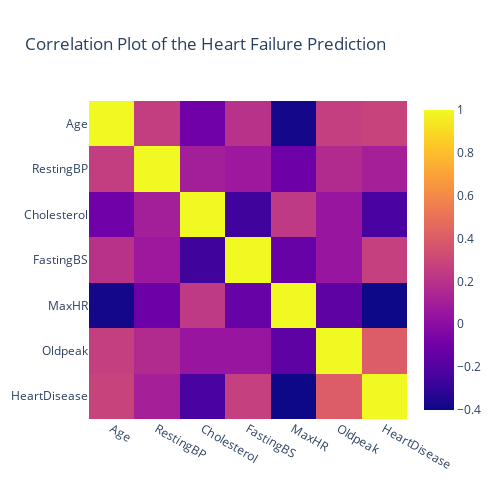

Notebook code cell kept with this figure:
### Code cell
px.imshow(df.corr(),title="Correlation Plot of the Heart Failure Prediction",width=500, height=500)

### Figure 1 — Plotly figure (JSON) as saved in the notebook; plotly's stock layout.template omitted (floating-point values rounded to 4 significant figures)
{"data": [{"coloraxis": "coloraxis", "hovertemplate": "x: %{x}<br>y: %{y}<br>color: %{z}<extra></extra>", "name": "0", "type": "heatmap", "x": ["Age", "RestingBP", "Cholesterol", "FastingBS", "MaxHR", "Oldpeak", "HeartDisease"], "xaxis": "x", "y": ["Age", "RestingBP", "Cholesterol", "FastingBS", "MaxHR", "Oldpeak", "HeartDisease"], "yaxis": "y", "z": [[1, 0.2544, -0.09528, 0.198, -0.382, 0.2586, 0.282], [0.2544, 1, 0.1009, 0.07019, -0.1121, 0.1648, 0.1076], [-0.09528, 0.1009, 1, -0.261, 0.2358, 0.05015, -0.2327], [0.198, 0.07019, -0.261, 1, -0.1314, 0.0527, 0.2673], [-0.382, -0.1121, 0.2358, -0.1314, 1, -0.1607, -0.4004], [0.2586, 0.1648, 0.05015, 0.0527, -0.1607, 1, 0.404], [0.282, 0.1076, -0.2327, 0.2673, -0.4004, 0.404, 1]]}], "layout": {"coloraxis": {"colorscale": [[0, "#0d0887"], [0.1111, "#46039f"], [0.2222, "#7201a8"], [0.3333, "#9c179e"], [0.4444, "#bd3786"], [0.5556, "#d8576b"], [0.6667, "#ed7953"], [0.7778, "#fb9f3a"], [0.8889, "#fdca26"], [1, "#f0f921"]]}, "height": 500, "title": {"text": "Correlation Plot of the Heart Failure Prediction"}, "width": 500, "xaxis": {"anchor": "y", "constrain": "domain", "domain": [0, 1], "scaleanchor": "y"}, "yaxis": {"anchor": "x", "autorange": "reversed", "constrain": "domain", "domain": [0, 1]}}}
